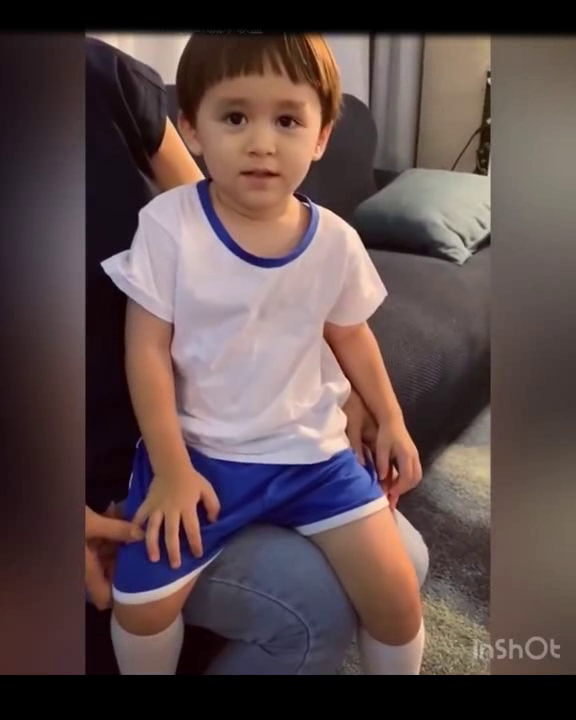
#> input picture frame 47 of ben.avi, 576 x 720 px
$ jupyter execute chap163.ipynb
#> lines starting #> are read from the running program, lines starting #| are printed output that depends on the picture; after the words box and inside, x2 and y2 are one past the last pixel; in counts of white or black regions, pixels touching at a corner belong together
# 1.6.3 Background Subtraction
## BackgroundSubtractorMOG

[cell 1]
import numpy as np
import cv2

[cell 2]
cap = cv2.VideoCapture('ben.avi')

fgbg = cv2.bgsegm.createBackgroundSubtractorMOG()

while(1):
    ret, frame = cap.read()
#> frame is the input picture: shape (720, 576, 3); mean B, G, R 76.2, 76.5, 94.2
    frame = cv2.resize(frame,(400,400))
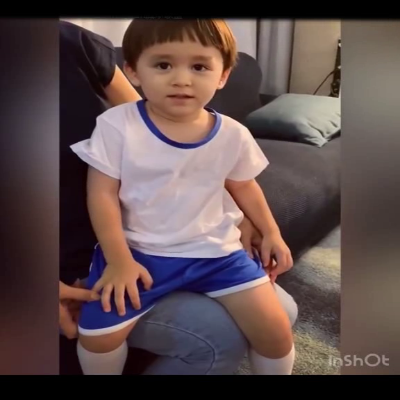
#> frame: shape (400, 400, 3); mean B, G, R 76.1, 76.4, 94.1
    fgmask = fgbg.apply(frame)
#> fgmask: shape (400, 400); every value is 0

    cv2.imshow('original',frame)
    cv2.imshow('frame',fgmask)
    k = cv2.waitKey(30) & 0xff
#> (key Esc is pressed here)
    if k == 27:
        break

cap.release()
cv2.destroyAllWindows()

## BackgroundSubtractorMOG2

[cell 3]
cap = cv2.VideoCapture('ben.avi')

fgbg = cv2.createBackgroundSubtractorMOG2()

while(1):
    ret, frame = cap.read()
    fgmask = fgbg.apply(frame)
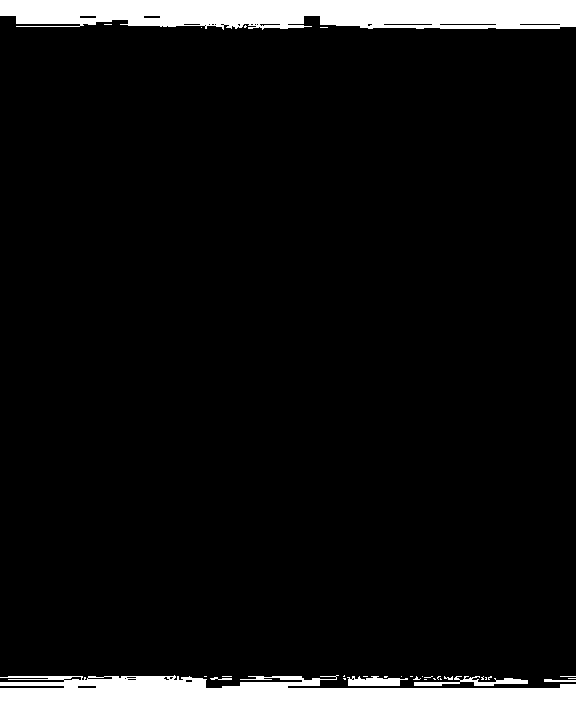
#> fgmask: shape (720, 576); values 127 (black) and 255 (white), 9% white; 31 white regions (24 under 20 px), largest, box (x1, y1, x2, y2) and area: (0, 675, 576, 720) 21147, (0, 0, 576, 30) 14840, (414, 676, 528, 686) 479
    cv2.imshow('frame',fgmask)
    k = cv2.waitKey(30) & 0xff
#> (key Esc is pressed here)
    if k == 27:
        break
cap.release()
cv2.destroyAllWindows()

## BackgroundSubtractorGMG

[cell 4]
cap = cv2.VideoCapture('ben.avi')

kernel = cv2.getStructuringElement(cv2.MORPH_ELLIPSE,(3,3))
fgbg = cv2.bgsegm.createBackgroundSubtractorGMG()

while(1):
    ret, frame = cap.read()

    frame = cv2.resize(frame,(400,400))

    fgmask = fgbg.apply(frame)
    fgmask = cv2.morphologyEx(fgmask, cv2.MORPH_OPEN, kernel)

    cv2.imshow('orig',frame)
    cv2.imshow('frame',fgmask)
    k = cv2.waitKey(30) & 0xff
#> (key Esc is pressed here)

$ run again, starting later in the video
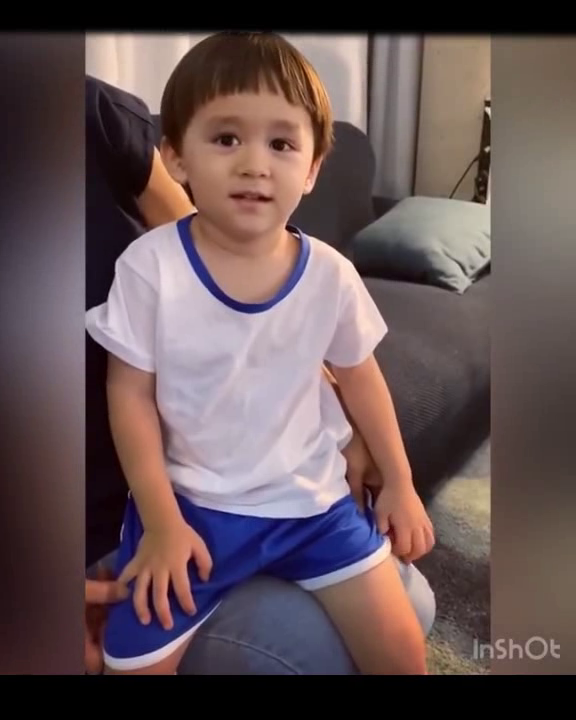
#> input picture frame 214 of ben.avi, 576 x 720 px
#> frame is the input picture: shape (720, 576, 3); mean B, G, R 86.2, 84.8, 103
#> `frame = cv2.resize(frame,(400,400))`:
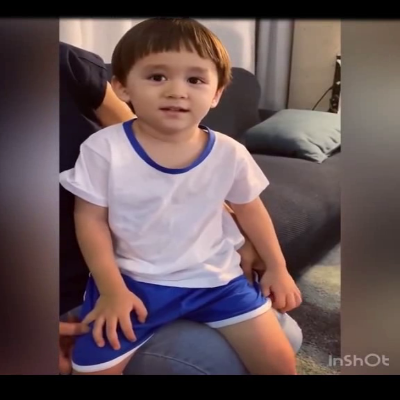
#> frame: shape (400, 400, 3); mean B, G, R 86.1, 84.7, 102.9
#> `fgmask = fgbg.apply(frame)`:
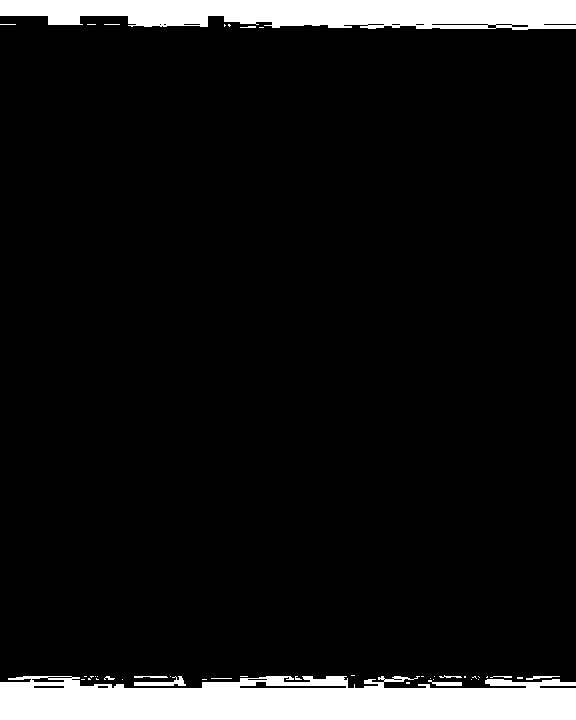
#> fgmask: shape (720, 576); values 127 (black) and 255 (white), 8.6% white; 42 white regions (31 under 20 px), largest, box (x1, y1, x2, y2) and area: (0, 676, 576, 720) 21035, (0, 0, 576, 30) 14051, (134, 676, 186, 686) 238

$ run again, starting later in the video
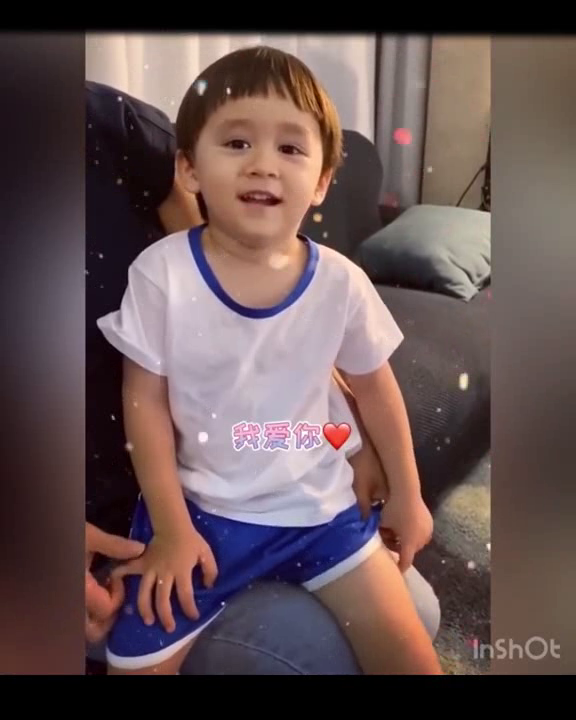
#> input picture frame 381 of ben.avi, 576 x 720 px
#> frame is the input picture: shape (720, 576, 3); mean B, G, R 82.5, 82.4, 101.6
#> `frame = cv2.resize(frame,(400,400))`:
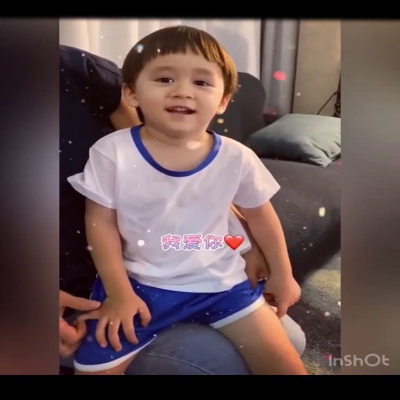
#> frame: shape (400, 400, 3); mean B, G, R 82.5, 82.4, 101.5
#> `fgmask = fgbg.apply(frame)`:
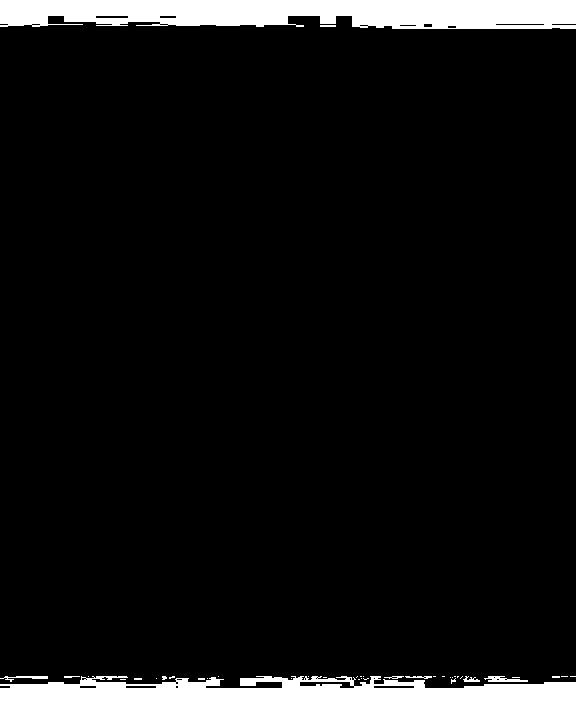
#> fgmask: shape (720, 576); values 127 (black) and 255 (white), 8.8% white; 39 white regions (30 under 20 px), largest, box (x1, y1, x2, y2) and area: (0, 676, 576, 720) 21307, (0, 0, 576, 29) 14395, (484, 676, 528, 682) 156
